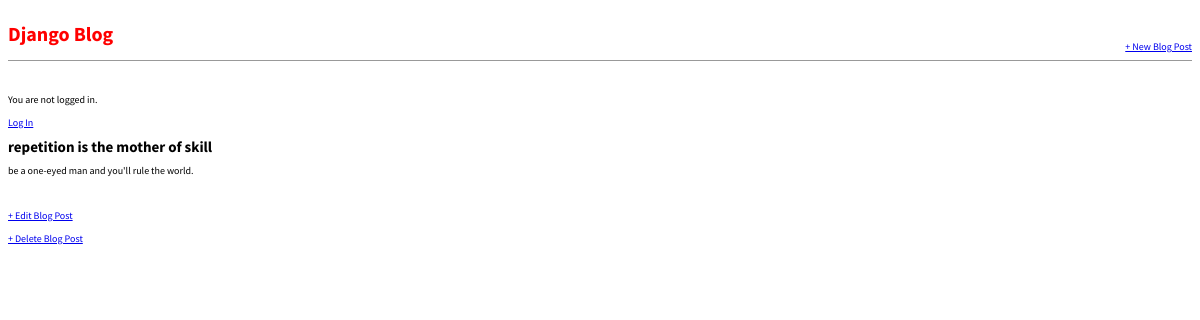
Page /post/6/ on the committed database.
### blog/models.py (models this page shows, shortened)
class Post(models.Model):
    title = models.CharField(max_length=200)
    author = models.ForeignKey('auth.User', on_delete=models.CASCADE,)
    body = models.TextField()

### blog/views.py (the view)
# urls.py: path('post/<int:pk>/', BlogDetailView.as_view(), name='post_detail'),
class BlogDetailView(DetailView):
    model = Post
    template_name = 'post_detail.html'

### templates/post_detail.html
{% extends 'base.html' %}
{% block content %}
    <div class="post-entry">
        <h2>{{ post.title }}</h2>
        <p>{{ post.body }}</p>
    </div>
    <p><a href="{% url 'post_edit' post.pk %}">+ Edit Blog Post</a></p>
    <p><a href="{% url 'post_delete' post.pk %}">+ Delete Blog Post</a></p>
{% endblock content %}

### static/css/base.css (style rules this page uses)
body { font-family: 'Source Sans Pro', sans-serif; font-size: 10px; }
.post-entry { margin-bottom: 2rem; }
.post-entry h2 { margin: 0.5rem 0; }
.post-entry p { margin: 0; font-weight: 400; }

### rows in the picture
Post: title "repetition is the mother of skill", body "be a one-eyed man and you'll rule the world."
